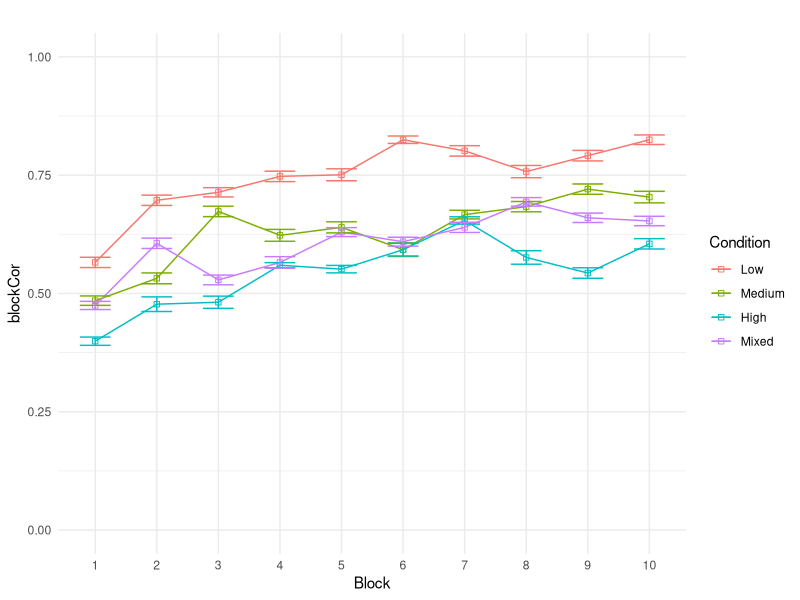
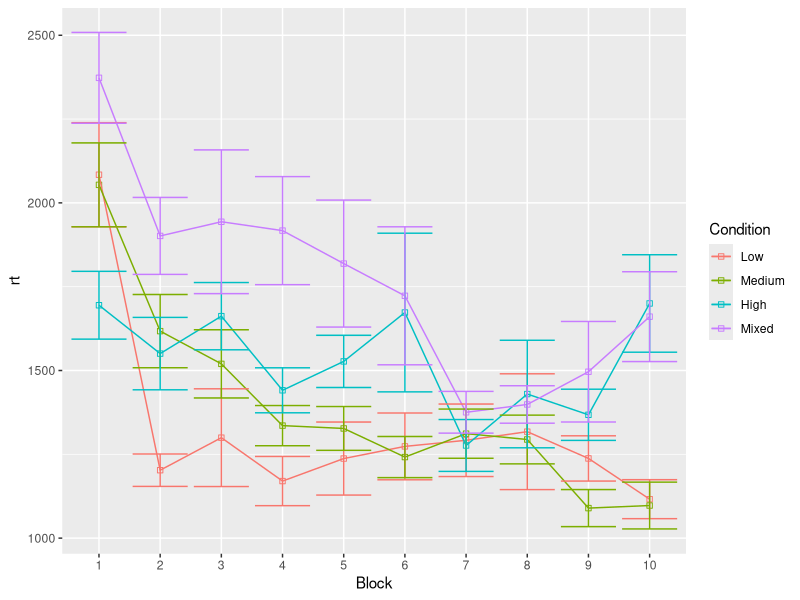
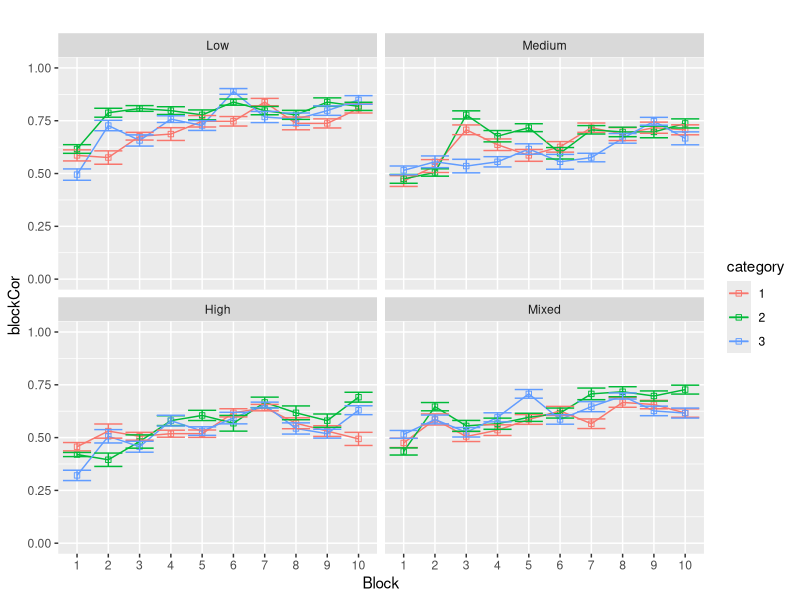
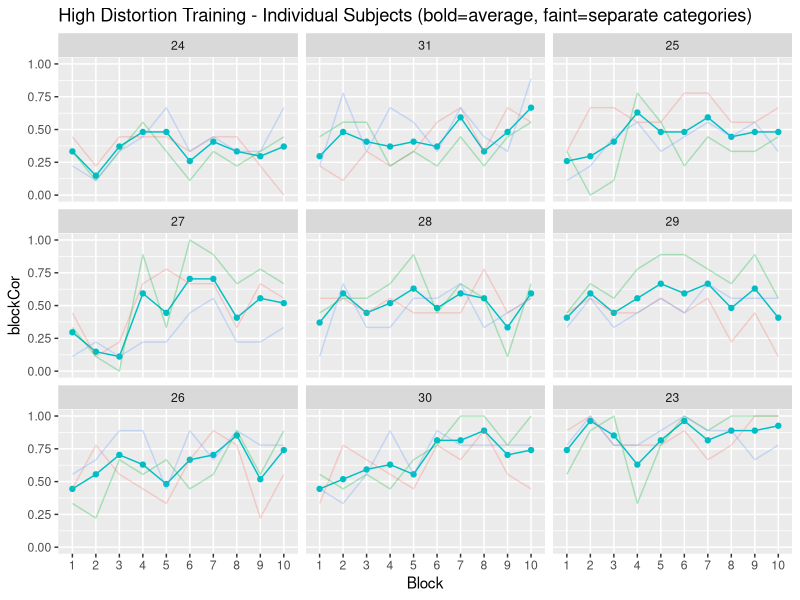
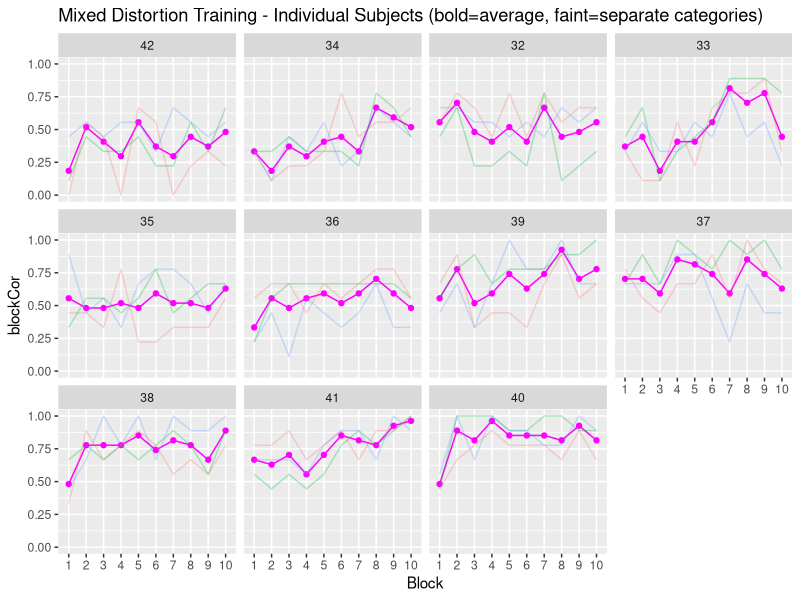
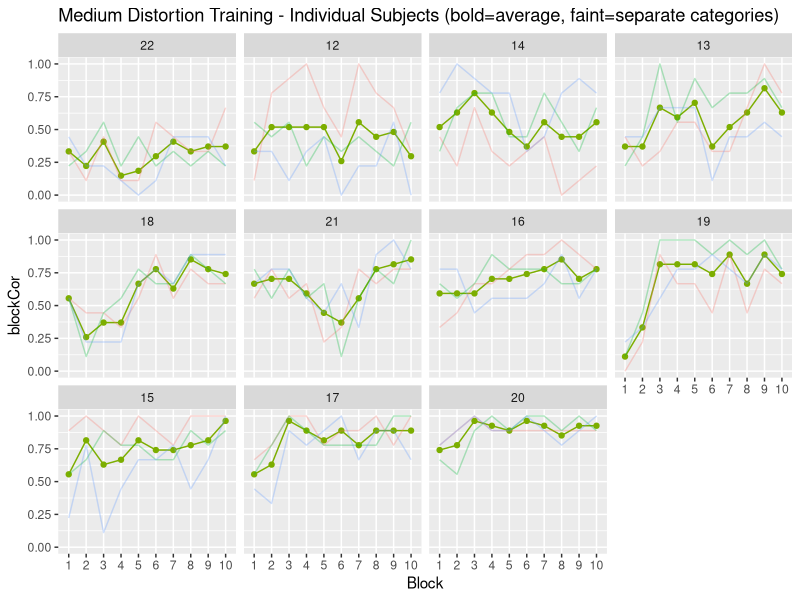
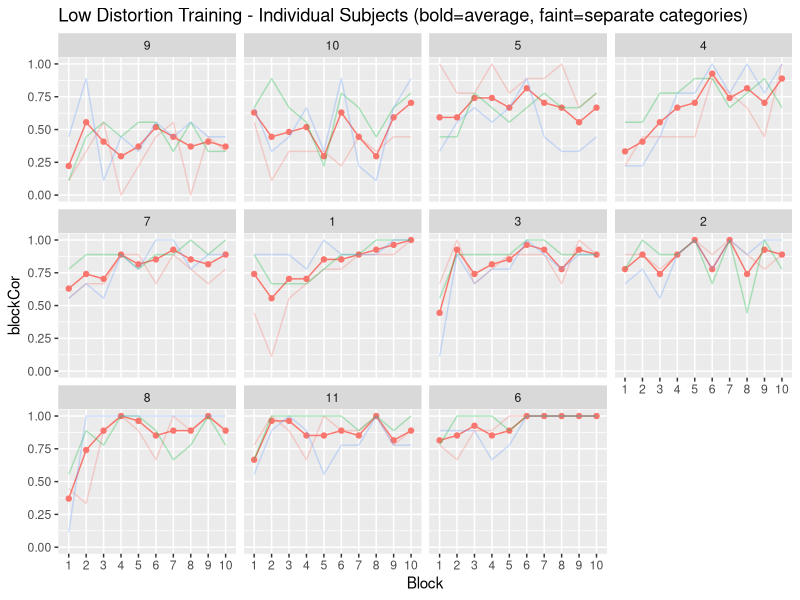

The R script that drew these images, in order: (Note: this script raises an error after producing the figures.)
## ---- chunk 1
packages <- c('plyr','dplyr','tidyr','ggplot2','magrittr',
             'psych','data.table','grid','gridExtra','R.matlab','units','readr')
have = packages %in% rownames(installed.packages())
if ( any(!have) ) { install.packages(packages[!have]) }
(lapply(packages, require, character.only = TRUE))



list.files()
d=read.csv("raw_data_April_pilot.csv")
# path="Nosofsky_Var"
# list.files(path,pattern=".csv")


d<- d %>%
  mutate(sbjCode=factor(ID),condition=factor(condition),
                 phase=factor(phase),Block=factor(block),category=factor(category),
         Pattern.Type=recode_factor(itemtype,`1` = 'Trained.Med', `2` = 'Prototype', 
                                    `3` = 'New.Low', `4` = 'New.Med',`5` = 'New.High'),
         Condition=recode_factor(condition,`1` = 'Low', `2` = 'Medium', 
                                    `3` = 'High', `4` = 'Mixed'))   %>%
  relocate(sbjCode,Condition,condition,trial,block,phase,Pattern.Type,itemtype,token,distortion)

dCatAvg <- d %>% filter(phase==1) %>% group_by(sbjCode,Condition,Block) %>%
  summarise(nBlock=n(),blockCor=sum(correct)/nBlock) %>% ungroup() %>% group_by(Condition) %>% mutate(grpRank=(rank(-blockCor))) %>% group_by(sbjCode,Condition) %>% mutate(meanRank=(mean(grpRank)),trainRank=factor(meanRank)) %>% arrange(-meanRank)
dCatAvg$sbjCode <-factor(dCatAvg$sbjCode,levels=unique(dCatAvg$sbjCode))


dCat <- d   %>%
  group_by(sbjCode,condition,Block,phase) %>%
  mutate(nBlock=n(),blockCor=sum(correct)/nBlock) %>%
  relocate(sbjCode,Condition,condition,trial,block,phase,Pattern.Type,itemtype,blockCor,nBlock,token,distortion)
dCat$sbjCode <-factor(dCat$sbjCode,levels=unique(dCatAvg$sbjCode))


dCat2 <- d   %>%
  group_by(sbjCode,condition,Block,phase,category) %>%
  mutate(nBlock=n(),blockCor=sum(correct)/nBlock,
         nCat1=sum(category==1)/nBlock,nCat2=sum(category==3)/nBlock,
         nCat3=sum(category==3)/nBlock) %>%
  relocate(sbjCode,Condition,condition,trial,block,phase,Pattern.Type,itemtype,blockCor,nBlock,token,distortion)
dCat2$sbjCode <-factor(dCat2$sbjCode,levels=unique(dCatAvg$sbjCode))


# dCatSum <- dCat%>% filter(phase==1) %>% group_by(sbjCode,Condition,Block) %>%
#   summarise(nBlock2=n(),blockCor2=sum(correct)/nBlock2)
## ---- chunk 2

dCat  %>% filter(phase==1) %>% ggplot(aes(x=Block,y=blockCor,col=Condition,group=Condition))+
  stat_summary(shape=0,geom="point",fun="mean")+
  stat_summary(geom="line",fun="mean")+ylim(c(0,1))+
  stat_summary(geom="errorbar",fun.data=mean_se,width=.5)+
  ggtitle("")+ theme_minimal()

dCat  %>% filter(phase==1) %>% ggplot(aes(x=Block,y=rt,col=Condition,group=Condition))+
  stat_summary(shape=0,geom="point",fun="mean")+
  stat_summary(geom="line",fun="mean")+
  stat_summary(geom="errorbar",fun.data=mean_se,wdith=.5)
  ggtitle("")
  
  dCat2  %>% filter(phase==1) %>% ggplot(aes(x=Block,y=blockCor,col=category,group=category))+
  stat_summary(shape=0,geom="point",fun="mean")+
  stat_summary(geom="line",fun="mean")+ylim(c(0,1))+
  stat_summary(geom="errorbar",fun.data=mean_se)+facet_wrap(~Condition)+
  ggtitle("")

## ---- chunk 3


# dCat  %>% filter(phase==1,Condition=="High") %>% ggplot(aes(x=Block,y=blockCor,col=Condition,group=Condition))+
#   stat_summary(geom="point",fun="mean",col='#00BFC4')+
#   stat_summary(geom="line",fun="mean",col='#00BFC4')+ylim(c(0,1))+
#   #geom_hline(yintercept = .33,linetype="dashed")+
#   facet_wrap(~sbjCode)+ggtitle("High Distortion Training - Individual Subjects")


dCat2  %>% filter(phase==1,Condition=="High") %>% ggplot(aes(x=Block,y=blockCor,col=Condition,group=Condition))+
  stat_summary(geom="point",fun="mean",col='#00BFC4')+
  stat_summary(geom="line",fun="mean",col='#00BFC4')+ylim(c(0,1))+
  geom_line(aes(x=Block,y=blockCor,col=category,group=category),alpha=.3)+
  theme(legend.position = "none")+
  facet_wrap(~sbjCode)+ggtitle("High Distortion Training - Individual Subjects (bold=average, faint=separate categories)")



  # dCat2  %>% filter(phase==1,Condition=="High") %>% ggplot(aes(x=Block,y=blockCor,col=category,group=category))+
  # stat_summary(geom="point",fun="mean")+
  # stat_summary(geom="line",fun="mean")+ylim(c(0,1))+
  # geom_hline(yintercept = .33,linetype="dashed")+
  # facet_wrap(~sbjCode)+
  # ggtitle("High Distortion Training - Seperate Categories")+theme_minimal()
  
  
  # dCat  %>% filter(phase==1,Condition=="High") %>% ggplot(aes(x=Block,y=rt,col=Condition,group=Condition))+
  # stat_summary(geom="point",fun="mean")+
  # stat_summary(geom="line",fun="mean")+
  # stat_summary(geom="errorbar",fun.data=mean_se)+facet_wrap(~sbjCode)

## ---- chunk 4

# 
# dCat  %>% filter(phase==1,Condition=="Mixed") %>% ggplot(aes(x=Block,y=blockCor,col=Condition,group=Condition))+
#   stat_summary(geom="point",fun="mean",col="Magenta")+
#   stat_summary(geom="line",fun="mean",col="Magenta")+ylim(c(0,1))+
#   facet_wrap(~sbjCode)+
#   ggtitle("Mixed Distortion Training - Individual Subjects")


dCat2  %>% filter(phase==1,Condition=="Mixed") %>% ggplot(aes(x=Block,y=blockCor,col=Condition,group=Condition))+
  stat_summary(geom="point",fun="mean",col="Magenta")+
  stat_summary(geom="line",fun="mean",col="Magenta")+ylim(c(0,1))+
  geom_line(aes(x=Block,y=blockCor,col=category,group=category),alpha=.3)+
  theme(legend.position = "none")+
  facet_wrap(~sbjCode)+ggtitle("Mixed Distortion Training - Individual Subjects (bold=average, faint=separate categories)")

## ---- chunk 5


# dCat  %>% filter(phase==1,Condition=="Medium") %>% ggplot(aes(x=Block,y=blockCor,col=Condition,group=Condition))+
#   stat_summary(geom="point",fun="mean",col="#7CAE00")+
#   stat_summary(geom="line",fun="mean",col="#7CAE00")+ylim(c(0,1))+
#   facet_wrap(~sbjCode)+
#   ggtitle("Medium Distortion Training - Individual Subjects")


dCat2  %>% filter(phase==1,Condition=="Medium") %>% ggplot(aes(x=Block,y=blockCor,col=Condition,group=Condition))+
  stat_summary(geom="point",fun="mean",col="#7CAE00")+
  stat_summary(geom="line",fun="mean",col="#7CAE00")+ylim(c(0,1))+
  geom_line(aes(x=Block,y=blockCor,col=category,group=category),alpha=.3)+
  theme(legend.position = "none")+
  facet_wrap(~sbjCode)+ggtitle("Medium Distortion Training - Individual Subjects (bold=average, faint=separate categories)")

## ---- chunk 6


# dCat  %>% filter(phase==1,Condition=="Low") %>% ggplot(aes(x=Block,y=blockCor,col=Condition,group=Condition))+
#   stat_summary(geom="point",fun="mean",col="#F8766D")+
#   stat_summary(geom="line",fun="mean",col="#F8766D")+ylim(c(0,1))+
#   stat_summary(geom="errorbar",fun.data=mean_se)+facet_wrap(~sbjCode)+
#   ggtitle("Low Distortion Training - Individual Subjects")



dCat2  %>% filter(phase==1,Condition=="Low") %>% ggplot(aes(x=Block,y=blockCor,col=Condition,group=Condition))+
  stat_summary(geom="point",fun="mean",col="#F8766D")+
  stat_summary(geom="line",fun="mean",col="#F8766D")+ylim(c(0,1))+
  geom_line(aes(x=Block,y=blockCor,col=category,group=category),alpha=.3)+
  theme(legend.position = "none")+
  facet_wrap(~sbjCode)+ggtitle("Low Distortion Training - Individual Subjects (bold=average, faint=separate categories)")

  



## ---- chunk 7

# dRecAvg %>% ggplot(aes(x=Block,y=propCor,col=condit))+
#   stat_summary(geom="point",fun="mean")+stat_summary(geom="line",fun="mean")+facet_wrap(~id)

dRecAvg %>% filter(condit=="rep") %>% ggplot(aes(x=Block,y=propCor,col=condit))+
  stat_summary(shape=0,geom="point",fun="mean")+
  stat_summary(geom="line",fun="mean",col="red")+facet_wrap(~id)+ylim(c(0,1))+
  ggtitle("Hu & Nosofsky Experiment 1 - Learning. Rep Subjects.")

dRecAvg %>% filter(condit=="nrep") %>% ggplot(aes(x=Block,y=propCor,col=condit))+
  stat_summary(shape=2, geom="point",fun="mean",col="lightblue")+
  stat_summary(geom="line",fun="mean",col="lightblue")+facet_wrap(~id)+ylim(c(0,1))+
  facet_wrap(~id)+ggtitle("Hu & Nosofsky Experiment 1 - Learning. NRep Subjects.")


## ---- chunk 8

dCatTrainAvg %>% filter(condit=="rep") %>% ggplot(aes(x=Block,y=propCor,col=condit))+
  stat_summary(shape=0,geom="point",fun="mean")+
  stat_summary(geom="line",fun="mean",col="red")+facet_wrap(~id)+ylim(c(0,1))+
  geom_hline(yintercept = .33,linetype="dashed")+
  ggtitle("Hu & Nosofsky Experiment 2 - Learning. Rep Subjects - Average Accuracy Per Block.")+
  xlab("Training Block")+ylab("Proportion Correct")+scale_x_continuous(breaks=seq(1,15))

dCatTrainAvg %>% filter(condit=="nrep") %>% ggplot(aes(x=Block,y=propCor,col=condit))+
  stat_summary(shape=2, geom="point",fun="mean",col="lightblue")+
  stat_summary(geom="line",fun="mean",col="lightblue")+facet_wrap(~id)+ylim(c(0,1))+
  geom_hline(yintercept = .33,linetype="dashed")+
  facet_wrap(~id)+ggtitle("Hu & Nosofsky Experiment 2 - Learning. NRep Subjects - Average Accuracy Per Block.")+
  xlab("Training Block")+ylab("Proportion Correct")+scale_x_continuous(breaks=seq(1,15))

## ---- chunk 9

dCatTrainAvg2 %>% filter(condit=="rep") %>% ggplot(aes(x=Block,y=propCor,col=Category,shape=Category))+
  stat_summary(geom="point",fun="mean")+
  stat_summary(geom="line",fun="mean")+facet_wrap(~id)+ylim(c(0,1))+
  geom_hline(yintercept = .33,linetype="dashed")+
  ggtitle("Hu & Nosofsky Experiment 2 - Learning Curves. Rep Subjects - Separated Categories.")+
  xlab("Training Block")+ylab("Proportion Correct")+scale_x_continuous(breaks=seq(1,15))


dCatTrainAvg2 %>% filter(condit=="nrep") %>% ggplot(aes(x=Block,y=propCor,col=Category,shape=Category))+
  stat_summary(geom="point",fun="mean")+
  stat_summary(geom="line",fun="mean")+facet_wrap(~id)+ylim(c(0,1))+
  geom_hline(yintercept = .33,linetype="dashed")+
  facet_wrap(~id)+ggtitle("Hu & Nosofsky Experiment 2 - Learning Curves. NRep Subjects - Separated Categories.")+
  xlab("Training Block")+ylab("Proportion Correct")+scale_x_continuous(breaks=seq(1,15))




## ---- chunk 10

dCatAvg %>% filter(condit=="rep") %>% ggplot(aes(x=Stage,y=propCor,fill=Pattern.Type))+
  stat_summary(geom="bar",fun=mean,position=position_dodge())+
  stat_summary(geom="errorbar",fun.data=mean_se,position=position_dodge())+facet_wrap(~id)+
   geom_hline(yintercept = .33,linetype="dashed")+
 ggtitle("REP - 3 training bins (75 trials each) + Transfer Patterns")+ylab("Proportion Correct")

dCatAvg %>% filter(condit=="nrep") %>% ggplot(aes(x=Stage,y=propCor,fill=Pattern.Type))+
  stat_summary(geom="bar",fun=mean,position=position_dodge())+
  stat_summary(geom="errorbar",fun.data=mean_se,position=position_dodge())+facet_wrap(~id)+
   geom_hline(yintercept = .33,linetype="dashed")+
 ggtitle("NREP - 3 training bins (75 trials each) + Transfer Patterns")+ylab("Proportion Correct")

# 
# dCatAvg %>% filter() %>% ggplot(aes(x=Stage,y=propCor,fill=Pattern.Type))+
#   stat_summary(geom="bar",fun=mean,position=position_dodge())+
#   stat_summary(geom="errorbar",fun.data=mean_se,position=position_dodge())+facet_wrap(~condit)+ggtitle("nrep")
# 
# dCatAvg %>% filter() %>% ggplot(aes(x=Pattern.Type,y=propCor,fill=condit))+
#   stat_summary(geom="bar",fun=mean,position=position_dodge())+
#   stat_summary(geom="errorbar",fun.data=mean_se,position=position_dodge())+facet_wrap(~Stage)+ggtitle("")
# 
# dCatAvg %>% filter() %>% ggplot(aes(x=Pattern.Type,y=propCor,col=condit))+
#   geom_boxplot(position=position_dodge())+facet_wrap(~Stage)
## ---- chunk 11

dCatAvg2 %>% filter(condit=="rep") %>% ggplot(aes(x=Category,y=propCor,fill=Pattern.Type2))+
  stat_summary(geom="bar",fun=mean,position=position_dodge())+
  stat_summary(geom="errorbar",fun.data=mean_se,position=position_dodge())+facet_wrap(~id)+
   geom_hline(yintercept = .33,linetype="dashed")+
 ggtitle("REP - End of Training vs. Testing Performance Per Category")+ylab("Proportion Correct")

dCatAvg2 %>% filter(condit=="nrep") %>% ggplot(aes(x=Category,y=propCor,fill=Pattern.Type2))+
  stat_summary(geom="bar",fun=mean,position=position_dodge())+
  stat_summary(geom="errorbar",fun.data=mean_se,position=position_dodge())+facet_wrap(~id)+
   geom_hline(yintercept = .33,linetype="dashed")+
 ggtitle("NREP - End of Training vs. Testing Performance Per Category")+ylab("Proportion Correct")

## ---- chunk 12

dc %>% ggplot(aes(x=condit,y=EndTrain.Minus.HighDistort))+stat_summary(geom="bar",fun=mean)+
  stat_summary(geom="errorbar",fun.data=mean_se)

dc %>% ggplot(aes(x=condit,y=MedDistort.Minus.HighDistort))+stat_summary(geom="bar",fun=mean)+
  stat_summary(geom="errorbar",fun.data=mean_se)

dc %>% ggplot(aes(x=condit,y=LowDistort.Minus.HighDistort))+stat_summary(geom="bar",fun=mean)+
  stat_summary(geom="errorbar",fun.data=mean_se)

dc %>% ggplot(aes(x=condit,y=TrainedItem.Minus.HighDistort))+stat_summary(geom="bar",fun=mean)+
  stat_summary(geom="errorbar",fun.data=mean_se)





dc %>% filter(condit=="rep") %>% ungroup() %>% select(End.Training,`New-High`) %>% cor
dc %>% filter(condit=="nrep") %>% ungroup() %>% select(End.Training,`New-High`) %>% cor()

## ---- chunk 13

library(rstatix)
library(ggpubr)
library(emmeans)




# dc2 %>% filter() %>% ggplot(aes(x=End.Training,y=New.High,color=condit))+geom_point()+geom_smooth(method="lm")
# dc2 %>% filter(End.Training>.33, New.High>.33) %>% ggplot(aes(x=End.Training,y=New.High,color=condit))+geom_point()+geom_smooth(method="lm")




(at1 <- dc2 %>% anova_test(dv=New.High,between=Condition,covariate = End.Training,wid=id,type=3))
(at2 <- dc2 %>% filter(End.Training>.33) %>% anova_test(dv=New.High,between=Condition,covariate = End.Training,wid=id,type=3))
(at3 <- dc2 %>% filter(End.Training>.88) %>% anova_test(dv=New.High,between=Condition,covariate = End.Training,wid=id,type=3))

#dc2 %>% anova_test(New.High ~condit*End.Training) # no sig. interaction
pwc1 <- dc2 %>% emmeans_test(New.High ~ Condition,covariate=End.Training,p.adjust.method="bonferroni")%>% add_xy_position(x = "condit", fun = "mean_se")
get_emmeans(pwc)
pwc2 <- dc2 %>% filter(End.Training>.33) %>% emmeans_test(New.High ~ Condition,covariate=End.Training,p.adjust.method="bonferroni")%>% add_xy_position(x = "condit", fun = "mean_se")
pwc3 <- dc2 %>% filter(End.Training>.88) %>% emmeans_test(New.High ~ Condition,covariate=End.Training,p.adjust.method="bonferroni")%>% add_xy_position(x = "condit", fun = "mean_se")



ep1<-ggline(get_emmeans(pwc1), x = "Condition", y = "emmean") +
  geom_errorbar(aes(ymin = conf.low, ymax = conf.high), width = 0.2) + 
  stat_pvalue_manual(pwc1, hide.ns = TRUE, tip.length = FALSE) +
  labs(subtitle = get_test_label(at1, detailed = TRUE),caption = get_pwc_label(pwc),title="Estimated Marginal Means from ANCOVA - All Sbj. (n=89)" )

ep2<-ggline(get_emmeans(pwc2), x = "Condition", y = "emmean") +
  geom_errorbar(aes(ymin = conf.low, ymax = conf.high), width = 0.2) + 
  stat_pvalue_manual(pwc2, hide.ns = TRUE, tip.length = FALSE) +
  labs(subtitle = get_test_label(at2, detailed = TRUE),caption = get_pwc_label(pwc), title= "Estimated Marginal Means from ANCOVA - Only above chance sbj (>.33,n=87)")

ep3<-ggline(get_emmeans(pwc3), x = "Condition", y = "emmean") +
  geom_errorbar(aes(ymin = conf.low, ymax = conf.high), width = 0.2) + 
  stat_pvalue_manual(pwc3, hide.ns = TRUE, tip.length = FALSE) +
  labs(subtitle = get_test_label(at3, detailed = TRUE),caption = get_pwc_label(pwc), title= "Estimated Marginal Means from ANCOVA - Only strong learners (>.88; n=52)")



gg.ac1 <- ggscatter(dc2,x="End.Training",y="New.High",color="Condition",add="reg.line",add.params = list(size=.3))+
  stat_regline_equation(aes(label=paste(..eq.label.., ..rr.label..,sep="~~~~"),color=Condition))+
  ggtitle("Including All Subjects (n=89)")+ylab("High Distortions - Proportion Correct")+xlab("End of Training - Proportion Correct")

gg.ac2 <- dc2 %>% filter(End.Training>.33) %>% ggscatter(.,x="End.Training",y="New.High",color="Condition",add="reg.line",add.params = list(size=.3))+
  stat_regline_equation(aes(label=paste(..eq.label.., ..rr.label..,sep="~~~~"),color=Condition))+
  ggtitle("Retain Sbj's above chance (>.33) at train end (n=87). ")+ylab("High Distortions - Proportion Correct")+xlab("End of Training - Proportion Correct")

gg.ac3 <- dc2 %>% filter(End.Training>.88) %>% ggscatter(.,x="End.Training",y="New.High",color="Condition",add="reg.line",add.params = list(size=.3))+
  stat_regline_equation(aes(label=paste(..eq.label.., ..rr.label..,sep="~~~~"),color=Condition))+
  ggtitle("Retain only stronger learners (>.88) at train end (n=52). ")+ylab("High Distortions - Proportion Correct")+xlab("End of Training - Proportion Correct")



gtitle=" Hu & Nosofsky 2020 - Experiment 2. Effect of Condition on High Distortions - Controlling for End of Training Performance"
title = ggdraw()+draw_label(gtitle,fontface = 'bold',x=0,hjust=0)+theme(plot.margin = margin(0, 0, 0, 7))

plot_grid(title,NULL,gg.ac1,ep1,gg.ac2,ep2,gg.ac3,ep3,ncol=2,rel_heights=c(.1,1,1,1))


## ---- chunk 14




ps <- dcp  %>% ggplot(aes(x=Pattern.Type2,y=propCor,fill=Condition))+
  stat_summary(geom="bar",fun=mean,position=position_dodge())+
  stat_summary(geom="errorbar",fun.data=mean_se,position=position_dodge())+facet_wrap(~cq)+
   geom_hline(yintercept = .33,linetype="dashed")+
  xlab("Pattern-Type")+ylab("Proportion Correct")+ggtitle("Low vs High Performers (median split within condition - final training block) - Performance x Pattern Type")



hd<- dcp  %>% filter(Pattern.Type2=="New-High")%>% ggplot(aes(x=Pattern.Type2,y=propCor,fill=Condition))+
  geom_boxplot(outlier.shape=NA)+geom_jitter(alpha=.5)+facet_wrap(~cq)+xlab("Pattern-Type")+
  ggtitle("Low vs High Performers (median split within condition) - High Distortion Performance")+ylab("Proportion Correct")


dcp  %>% filter(Pattern.Type2=="New-High")%>% ggplot(aes(x=Pattern.Type2,y=propCor,fill=Condition))+
  geom_half_violin()+geom_jitter(alpha=.5)+facet_wrap(~cq)+ggtitle("Low vs High Performers (median split within condition) - High Distortion Performance")


gridExtra::grid.arrange(ps,hd)



p7<- dcp  %>% filter(endTrain>.75) %>% ggplot(aes(x=Pattern.Type2,y=propCor,fill=Condition))+
  stat_summary(geom="bar",fun=mean,position=position_dodge())+
  stat_summary(geom="errorbar",fun.data=mean_se,position=position_dodge())+
   geom_hline(yintercept = .33,linetype="dashed")+
  xlab("Pattern-Type")+ylab("Proportion Correct")+ggtitle("Performance x Pattern Type - Only retaining sbjs with >75% accuracy in final training block")

p5 <-  dcp  %>% filter(endTrain>.50) %>% ggplot(aes(x=Pattern.Type2,y=propCor,fill=Condition))+
  stat_summary(geom="bar",fun=mean,position=position_dodge())+
  stat_summary(geom="errorbar",fun.data=mean_se,position=position_dodge())+
   geom_hline(yintercept = .33,linetype="dashed")+
  xlab("Pattern-Type")+ylab("Proportion Correct")+ggtitle("Performance x Pattern Type - Only retaining sbjs with >50% accuracy in final training block")


gridExtra::grid.arrange(ps,p7,p5)



# dCatAvg2  %>% ggplot(aes(x=Pattern.Type2,y=propCor,fill=Condition))+
#   stat_summary(geom="bar",fun=mean,position=position_dodge())+
#   stat_summary(geom="errorbar",fun.data=mean_se,position=position_dodge())+facet_wrap(~cq)+
#   stat_summary(geom="point")
#    geom_hline(yintercept = .33,linetype="dashed")+
#  ggtitle("")+ylab("Proportion Correct")
# 
# 
# 
# dCatAvg2 %>% filter() %>% ggplot(aes(x=Pattern.Type2,y=propCor,fill=Pattern.Type2))+
#   stat_summary(geom="bar",fun=mean,position=position_dodge())+
#   stat_summary(geom="errorbar",fun.data=mean_se,position=position_dodge())+facet_wrap(~condit)+
#    geom_hline(yintercept = .33,linetype="dashed")+
#  ggtitle("")+ylab("Proportion Correct")
# 
# 
# dCatAvg3 %>% filter() %>% ggplot(aes(x=Pattern.Type2,y=propCor,fill=Pattern.Type2))+
#   stat_summary(geom="bar",fun=mean,position=position_dodge())+
#   stat_summary(geom="errorbar",fun.data=mean_se,position=position_dodge())+facet_wrap(~condit)+
#    geom_hline(yintercept = .33,linetype="dashed")+
#  ggtitle("")+ylab("Proportion Correct")

## ---- chunk 15


# other settings for style
nudge_vp= -1.3
spacing_factor=3
dCatAvg2$Bin <- as.numeric(dCatAvg2$Pattern.Type2)*spacing_factor
rep1=subset(dCatAvg2, dCatAvg2$Condition=="rep")
nrep1=subset(dCatAvg2, dCatAvg2$Condition=="nrep")
set.seed(521)
rep1$jbin_w <- jitter(rep1$Bin, amount=.27) -0.3
nrep1$jbin_nw <- rep1$jbin_w[1:nrow(nrep1)] + 0.6


pe3 <- ggplot(data=dCatAvg2, aes(x=Bin, y= propCor, color =Condition, group=Condition, fill=Condition))+
  geom_point(data= rep1, aes(x=jbin_w), size=3, alpha=0.6)+
  geom_point(data= nrep1, aes(x=jbin_nw), size=3, alpha=0.6) +
  
  # add the boxplots
  geom_half_boxplot(
    data=rep1, aes(group=Bin),
    position=position_nudge(x=-1.25), side="r", 
    outlier.shape=NA, center=TRUE, errorbar.draw=FALSE, width=.5, alpha=0.6)+
  geom_half_boxplot(
    data=nrep1, aes(group=Bin),
    position=position_nudge(x=-1.0), side="r", outlier.shape=NA, center=TRUE, errorbar.draw=FALSE,
    width=.5, alpha=0.5)+
  # Add the violin plots for the different bins
  geom_half_violin(
    data = rep1, aes(group=Bin), position=position_nudge(x = nudge_vp), side ="l") +
  geom_half_violin(
    data = nrep1, aes(group=Bin), position=position_nudge(x = nudge_vp), side ="l") +
  #   # Additional seetings
  scale_fill_viridis(discrete = TRUE,begin=0.7, end=0.3, alpha=0.8)+
  scale_color_viridis(discrete=TRUE,begin=0.7, end=0.3,alpha=0.8)+
  scale_x_continuous(name="Pattern Type",breaks=c(0,2,5,8,11,14),labels=c("End.Train","Train-Med","Proto", "New-Low","New-Med" ,"New-High"))+
  facet_wrap(~cq)
pe3


rep1=subset(dCatAvg, dCatAvg$condit=="rep" & rt<5000)
nrep1=subset(dCatAvg, dCatAvg$condit=="nrep" & rt<5000)
set.seed(521)
rep1$jbin_w <- jitter(rep1$Bin, amount=.27) -0.3
nrep1$jbin_nw <- rep1$jbin_w[1:nrow(nrep1)] + 0.6

pe4 <- dCatAvg %>% filter(Stage!="Test") %>% ggplot( aes(x=Bin, y= rt, color =condit, group=condit, fill=condit))+
  geom_point(data= rep1, aes(x=jbin_w), size=3, alpha=0.6)+
  geom_point(data= nrep1, aes(x=jbin_nw), size=3, alpha=0.6) +
  # add the boxplots
  geom_half_boxplot(data=rep1, aes(group=Bin),
    position=position_nudge(x=-1.25), side="r", 
    outlier.shape=NA, center=TRUE, errorbar.draw=FALSE, width=.5, alpha=0.6)+
  geom_half_boxplot(data=nrep1, aes(group=Bin),
    position=position_nudge(x=-1.0), side="r", outlier.shape=NA, center=TRUE, errorbar.draw=FALSE,
    width=.5, alpha=0.5)+
  # Add the violin plots for the different bins
  geom_half_violin(data = rep1, aes(group=Bin), position=position_nudge(x = nudge_vp), side ="l") +
  geom_half_violin(data = nrep1, aes(group=Bin), position=position_nudge(x = nudge_vp), side ="l") +
  #   # Additional seetings
  scale_fill_viridis(discrete = TRUE,begin=0.7, end=0.3, alpha=0.8)+
  scale_color_viridis(discrete=TRUE,begin=0.7, end=0.3,alpha=0.8)+
  scale_x_continuous(name="Pattern Type",breaks=c(2,6,10,14,18),labels=c("Trained-Med","Prototype", "New-Low","New-Med" ,"New-High"))+
  facet_wrap(~Stage)
pe4

## ---- chunk 16


# other settings for style
nudge_vp= -1.3
spacing_factor=3
dCatAvg$Bin <- as.numeric(dCatAvg$Pattern.Type)*spacing_factor
rep1=subset(dCatAvg, dCatAvg$condit=="rep")
nrep1=subset(dCatAvg, dCatAvg$condit=="nrep")
set.seed(521)
rep1$jbin_w <- jitter(rep1$Bin, amount=.27) -0.3
nrep1$jbin_nw <- rep1$jbin_w[1:nrow(nrep1)] + 0.6


pe3 <- ggplot(data=dCatAvg, aes(x=Bin, y= propCor, color =condit, group=condit, fill=condit))+
  geom_point(data= rep1, aes(x=jbin_w), size=3, alpha=0.6)+
  geom_point(data= nrep1, aes(x=jbin_nw), size=3, alpha=0.6) +
  
  # add the boxplots
  geom_half_boxplot(
    data=rep1, aes(group=Bin),
    position=position_nudge(x=-1.25), side="r", 
    outlier.shape=NA, center=TRUE, errorbar.draw=FALSE, width=.5, alpha=0.6)+
  geom_half_boxplot(
    data=nrep1, aes(group=Bin),
    position=position_nudge(x=-1.0), side="r", outlier.shape=NA, center=TRUE, errorbar.draw=FALSE,
    width=.5, alpha=0.5)+
  # Add the violin plots for the different bins
  geom_half_violin(
    data = rep1, aes(group=Bin), position=position_nudge(x = nudge_vp), side ="l") +
  geom_half_violin(
    data = nrep1, aes(group=Bin), position=position_nudge(x = nudge_vp), side ="l") +
  #   # Additional seetings
  scale_fill_viridis(discrete = TRUE,begin=0.7, end=0.3, alpha=0.8)+
  scale_color_viridis(discrete=TRUE,begin=0.7, end=0.3,alpha=0.8)+
  scale_x_continuous(name="Pattern Type",breaks=c(2,5,8,11,14),labels=c("Train-Med","Proto", "New-Low","New-Med" ,"New-High"))+
  facet_wrap(~Stage)
pe3


rep1=subset(dCatAvg, dCatAvg$condit=="rep" & rt<5000)
nrep1=subset(dCatAvg, dCatAvg$condit=="nrep" & rt<5000)
set.seed(521)
rep1$jbin_w <- jitter(rep1$Bin, amount=.27) -0.3
nrep1$jbin_nw <- rep1$jbin_w[1:nrow(nrep1)] + 0.6

pe4 <- dCatAvg %>% filter(Stage!="Test") %>% ggplot( aes(x=Bin, y= rt, color =condit, group=condit, fill=condit))+
  geom_point(data= rep1, aes(x=jbin_w), size=3, alpha=0.6)+
  geom_point(data= nrep1, aes(x=jbin_nw), size=3, alpha=0.6) +
  # add the boxplots
  geom_half_boxplot(data=rep1, aes(group=Bin),
    position=position_nudge(x=-1.25), side="r", 
    outlier.shape=NA, center=TRUE, errorbar.draw=FALSE, width=.5, alpha=0.6)+
  geom_half_boxplot(data=nrep1, aes(group=Bin),
    position=position_nudge(x=-1.0), side="r", outlier.shape=NA, center=TRUE, errorbar.draw=FALSE,
    width=.5, alpha=0.5)+
  # Add the violin plots for the different bins
  geom_half_violin(data = rep1, aes(group=Bin), position=position_nudge(x = nudge_vp), side ="l") +
  geom_half_violin(data = nrep1, aes(group=Bin), position=position_nudge(x = nudge_vp), side ="l") +
  #   # Additional seetings
  scale_fill_viridis(discrete = TRUE,begin=0.7, end=0.3, alpha=0.8)+
  scale_color_viridis(discrete=TRUE,begin=0.7, end=0.3,alpha=0.8)+
  scale_x_continuous(name="Pattern Type",breaks=c(2,6,10,14,18),labels=c("Trained-Med","Prototype", "New-Low","New-Med" ,"New-High"))+
  facet_wrap(~Stage)
pe4

## ---- chunk 17

nbins=20
binSize=225/nbins

dCatTrainBin <- dCatTrain %>% mutate(Trial.Bin=cut(trial,breaks=nbins,labels=FALSE))%>% group_by(id,condit,Trial.Bin) %>% 
  summarise(nCorr=sum(Corr),propCor=nCorr/binSize,rtMean=mean(rt),trainAvg=mean(trainAvg),nTrain=max(nTrain)) %>% ungroup() %>% group_by(condit) %>%
  mutate(sbjAvg=mean(propCor)) %>% 
  mutate(grpRank=factor(rank(-trainAvg)),id=factor(id)) %>% arrange(-trainAvg) %>% as.data.frame() 
dCatTrainBin$id <- factor(dCatTrainBin$id,levels=unique(dCatTrainBin$id))


dCatTrainBin %>% filter(condit=="rep") %>%
  ggplot(aes(x=Trial.Bin,y=propCor,col=condit))+
  stat_summary(geom="point",shape=0,fun="mean")+
  stat_summary(geom="line",fun="mean",col="red")+facet_wrap(~id)+ylim(c(0,1))+
  ggtitle("Hu & Nosofsky Experiment 2 - Learning. Rep Subjects.")


dCatTrainBin %>% filter(condit=="nrep") %>%
  ggplot(aes(x=Trial.Bin,y=propCor,col=condit))+
  stat_summary(geom="point",shape=2,fun="mean",col="lightblue")+
  stat_summary(geom="line",fun="mean",col="lightblue")+facet_wrap(~id)+ylim(c(0,1))+
  ggtitle("Hu & Nosofsky Experiment 2 - Learning. NRep Subjects.")

## ---- chunk 18

nbins=30
binSize=floor(225/nbins)

dCatTrainBin <- dCatTrain %>% mutate(Trial.Bin=cut(trial,breaks=nbins,labels=FALSE))%>% group_by(id,condit,Trial.Bin) %>% 
  summarise(nCorr=sum(Corr),propCor=nCorr/binSize,rtMean=mean(rt),trainAvg=mean(trainAvg),nTrain=max(nTrain)) %>% ungroup() %>% group_by(condit) %>%
  mutate(sbjAvg=mean(propCor)) %>% 
  mutate(grpRank=factor(rank(-trainAvg)),id=factor(id)) %>% arrange(-trainAvg) %>% as.data.frame() 
dCatTrainBin$id <- factor(dCatTrainBin$id,levels=unique(dCatTrainBin$id))


dCatTrainBin %>% filter(condit=="rep") %>%
  ggplot(aes(x=Trial.Bin,y=propCor,col=condit))+
  stat_summary(geom="point",shape=0,fun="mean")+
  stat_summary(geom="line",fun="mean",col="red")+facet_wrap(~id)+ylim(c(0,1))+
  ggtitle("Hu & Nosofsky Experiment 2 - Learning. Rep Subjects.")


dCatTrainBin %>% filter(condit=="nrep") %>%
  ggplot(aes(x=Trial.Bin,y=propCor,col=condit))+
  stat_summary(geom="point",shape=2,fun="mean",col="lightblue")+
  stat_summary(geom="line",fun="mean",col="lightblue")+facet_wrap(~id)+ylim(c(0,1))+
  ggtitle("Hu & Nosofsky Experiment 2 - Learning. NRep Subjects.")

## ---- chunk 19






## ---- chunk 20
